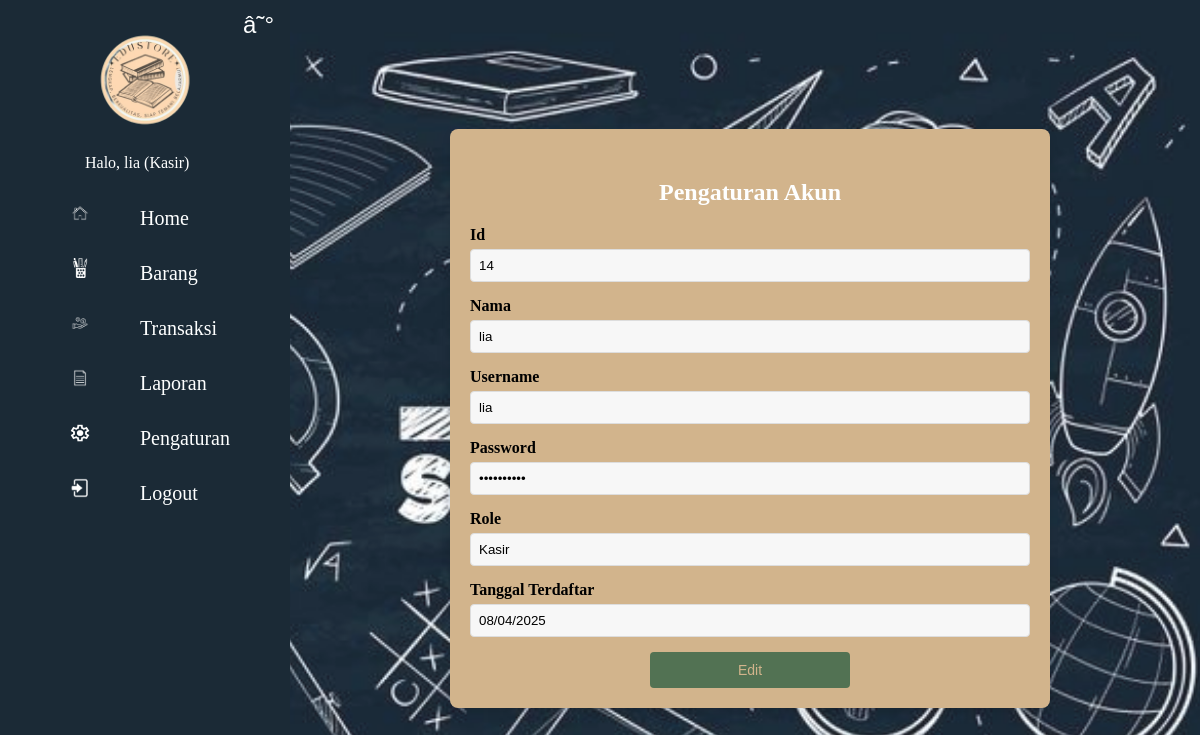
/pengaturan/pengaturan.php (signed in), run on an earlier commit of the app's database.
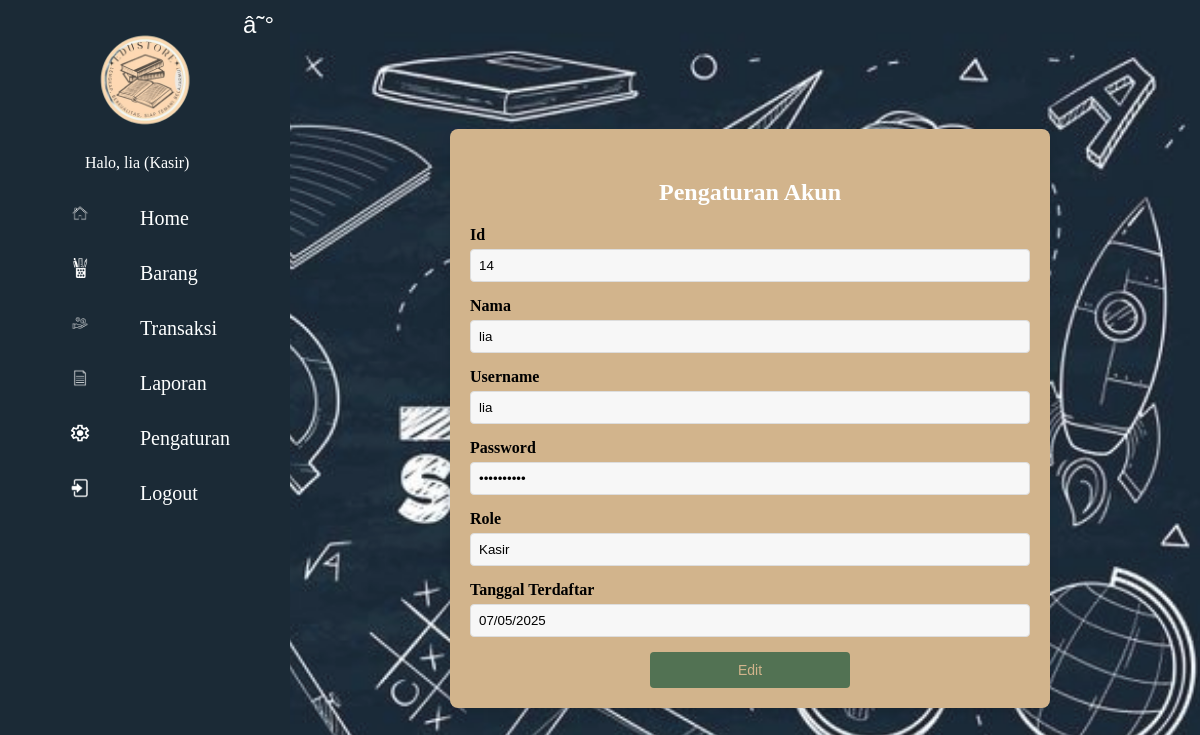
And on a later commit of the database.
### tables this page shows
CREATE TABLE `pengguna` (
  `id_pengguna` int(11) NOT NULL,
  `nama` varchar(100) NOT NULL,
  `username` varchar(50) NOT NULL,
  `password` varchar(255) NOT NULL,
  `role` enum('Admin','Manager','Kasir') NOT NULL,
  `tanggal_ditambahkan` timestamp NOT NULL DEFAULT current_timestamp() ON UPDATE current_timestamp()
);

### pengaturan/pengaturan.php (the view, shortened to what this page needs)
<?php
include '../koneksi/config.php';
$id_pengguna = $_SESSION['id_pengguna'];
$query = mysqli_query($conn, "SELECT * FROM pengguna WHERE id_pengguna = '$id_pengguna'");
$data = mysqli_fetch_assoc($query);
?>
<!DOCTYPE html>
<html>
<head>
    <link rel="stylesheet" href="../CSS/stylepengaturan.css">
</head>
<body>
<?php
    include '../sidebar/sidebar.php';
?>
<div class="container">
    <div class="data-box">
    <h2>Pengaturan Akun</h2>
        <label>Id</label>
        <input type="text" value="<?= $data['id_pengguna'] ?>" readonly>
        <label>Nama</label>
        <input type="text" value="<?= htmlspecialchars($data['nama']) ?>" readonly>
        <label>Username</label>
        <input type="text" value="<?= htmlspecialchars($data['username']) ?>" readonly>
        <label>Password</label>
        <input type="password" value="xxxxxxxxxx" readonly>
        <label>Role</label>
        <input type="text" value="<?= htmlspecialchars($data['role']) ?>" readonly>
        <label>Tanggal Terdaftar</label>
        <input type="text" value="<?= date('d/m/Y', strtotime($data['tanggal_ditambahkan'])) ?>" readonly>
        <button class="btn-edit" onclick="window.location.href='edit_pengaturan.php'">Edit</button>
    </div>
</div>
</body>
</html>

What changed in the data, as far as the page shows it:
changed pengguna "lia": tanggal_ditambahkan "08/04/2025" → "07/05/2025"
